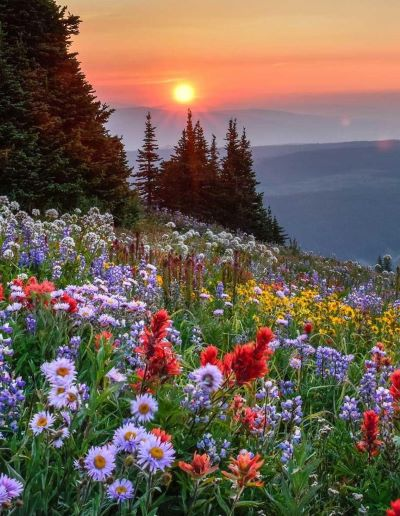
#> input picture gambar1.jpg, 400 x 516 px
$ python FFT_FastFourierTransform.py
#> lines starting #> are read from the running program, lines starting #| are printed output that depends on the picture
import cv2
import numpy as np

img = cv2.imread('gambar1.jpg', cv2.IMREAD_GRAYSCALE)
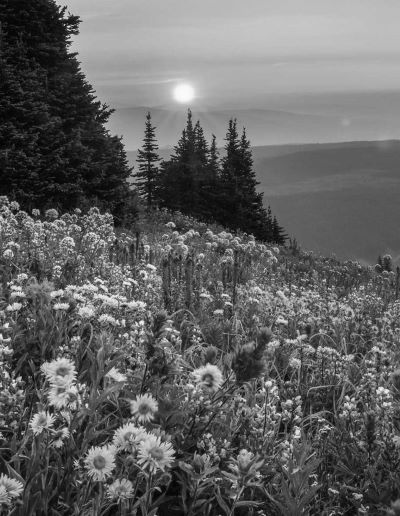
#> img: shape (516, 400); min 0, max 253, mean 98.8

rows, cols = img.shape
#> rows = 516; cols = 400
padded_rows = cv2.getOptimalDFTSize(rows)
#> padded_rows = 540
padded_cols = cv2.getOptimalDFTSize(cols)
#> padded_cols = 400
padded_img = np.zeros((padded_rows, padded_cols), dtype=np.uint8)
padded_img[:rows, :cols] = img
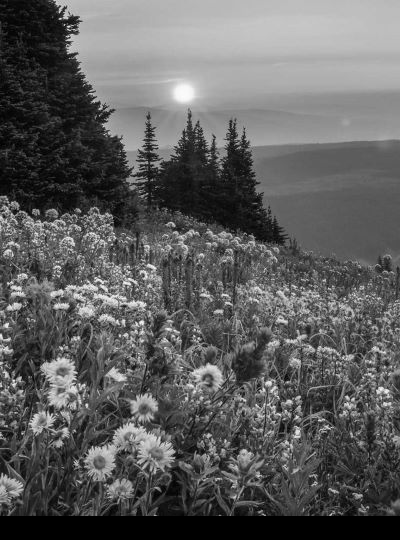
#> padded_img: shape (540, 400); min 0, max 253, mean 94.5

dft = cv2.dft(np.float32(padded_img), flags=cv2.DFT_COMPLEX_OUTPUT)
dft_shift = np.fft.fftshift(dft)

magnitude_spectrum = 20 * np.log(cv2.magnitude(dft_shift[:, :, 0], dft_shift[:, :, 1]))
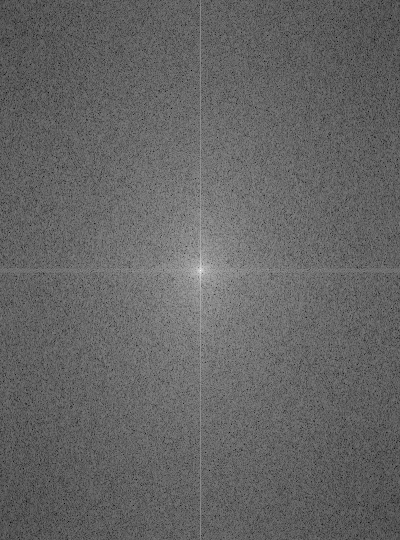
#> magnitude_spectrum: shape (540, 400) float32; min 64.81, max 336.6, mean 172.9; drawn with min black and max white

# Menampilkan hasil
cv2.imshow('Original Image', img)
cv2.imshow('Magnitude Spectrum', magnitude_spectrum.astype(np.uint8))
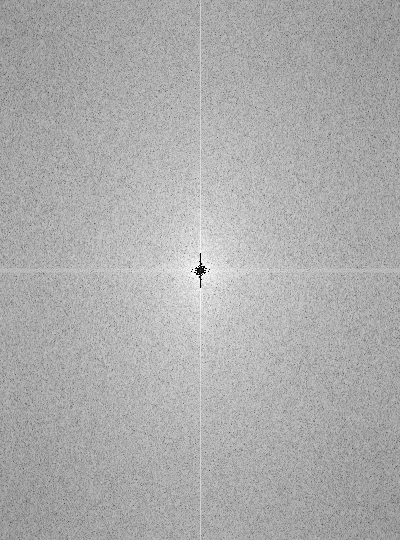
#> window 'Magnitude Spectrum': shape (540, 400); min 0, max 255, mean 172.3
cv2.waitKey(0)
cv2.destroyAllWindows()
